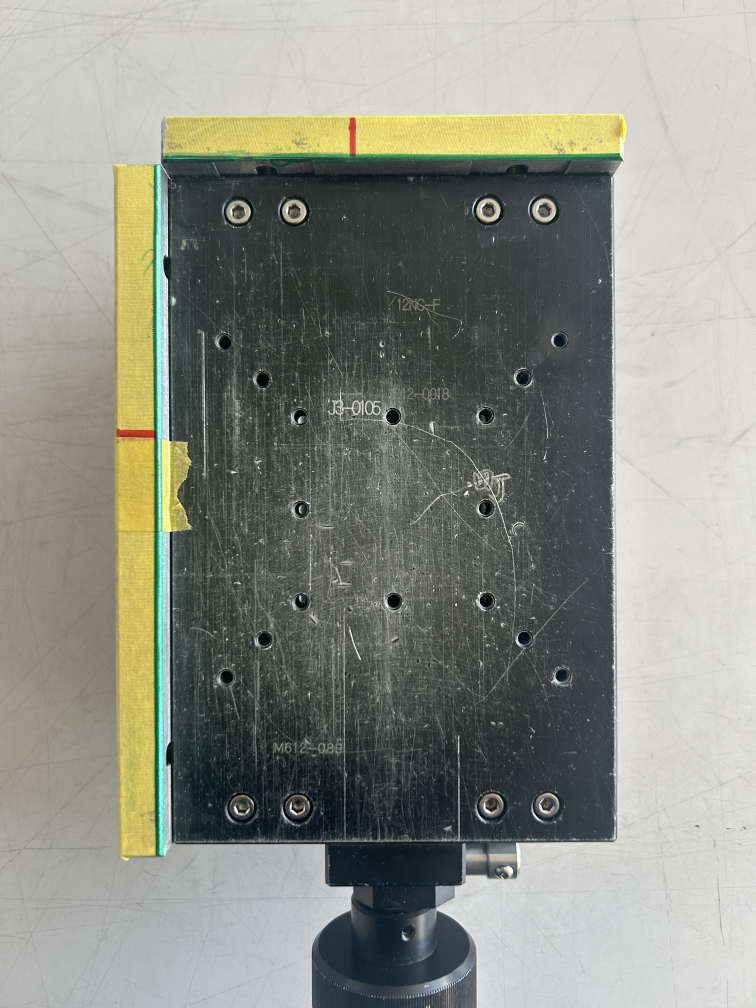
#> input picture Testbed8.jpg, 3024 x 4032 px, found by its file name (shown at 1/4 size)
$ python greenLineTest.py
#> lines starting #> are read from the running program, lines starting #| are printed output that depends on the picture; after the words box and inside, x2 and y2 are one past the last pixel; in counts of white or black regions, pixels touching at a corner belong together
import cv2
import numpy as np

image = cv2.imread("testbed8.jpg")
#> image is the input picture: shape (4032, 3024, 3); mean B, G, R 134.9, 143.3, 141.2
height = image.shape[0]
width = image.shape[1]
height_coefficient = height/700
width_coefficient = width/500

output_image = cv2.resize(image,(int(width/width_coefficient),int(height/height_coefficient)))
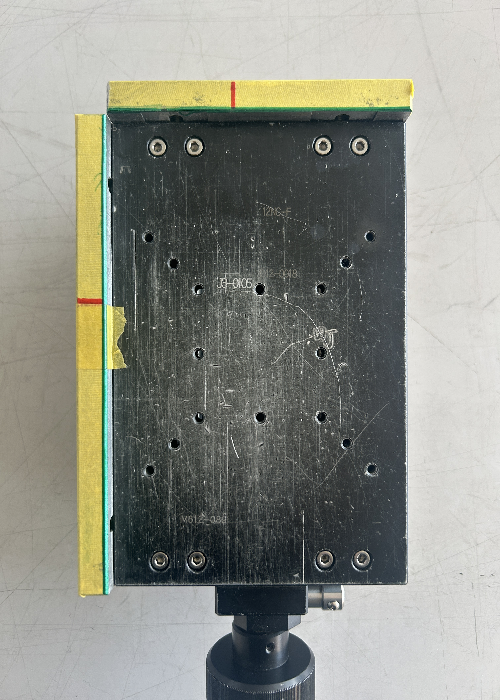
#> output_image: shape (700, 500, 3); mean B, G, R 134.8, 143.2, 141
hsv = cv2.cvtColor(image, cv2.COLOR_BGR2HSV)
#> hsv: shape (4032, 3024, 3); mean H, S, V 55, 29.7, 145.9
resize_hsv = cv2.resize(hsv,(int(width/width_coefficient),int(height/height_coefficient)))
#> resize_hsv: shape (700, 500, 3); mean H, S, V 55, 29.6, 145.8

# 緑色の範囲を指定
lower_green = np.array([30, 64, 0])  # 下限
upper_green = np.array([90, 255, 255])  # 上限

mask = cv2.inRange(hsv, lower_green, upper_green)
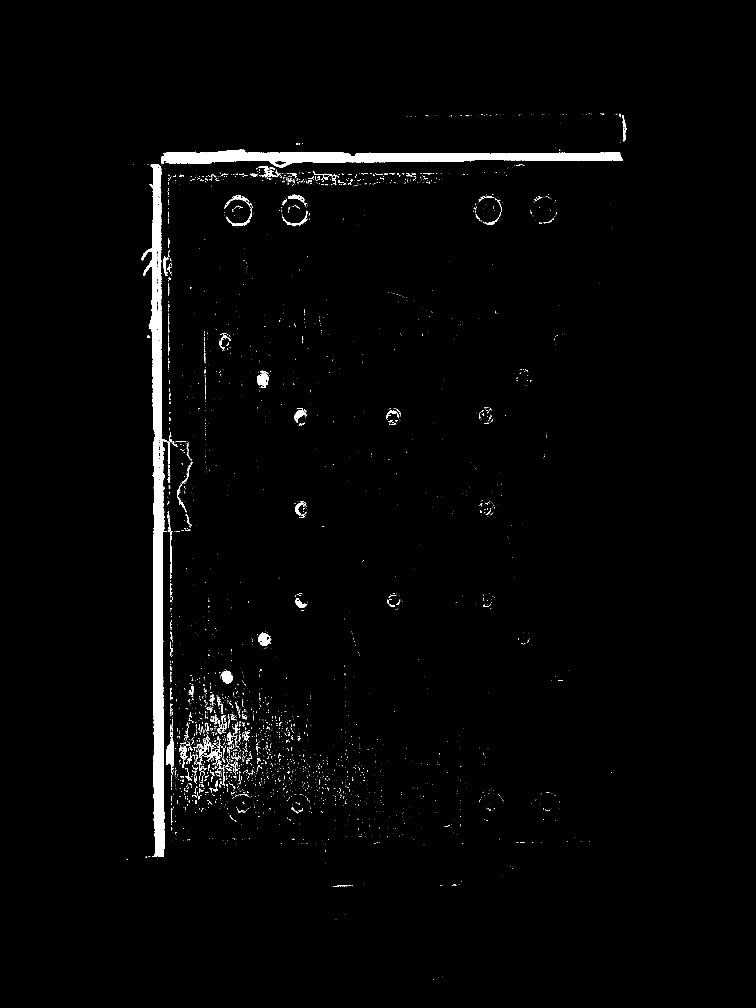
#> mask: shape (4032, 3024) (shown at 1/4 size); 1.8% white; 4287 white regions (3865 under 20 px), largest, box (x1, y1, x2, y2) and area: (567, 657, 671, 3428) 100112, (645, 599, 2491, 670) 63140, (665, 2927, 696, 3093) 2608
masked_img = cv2.bitwise_and(image,image,mask=mask)
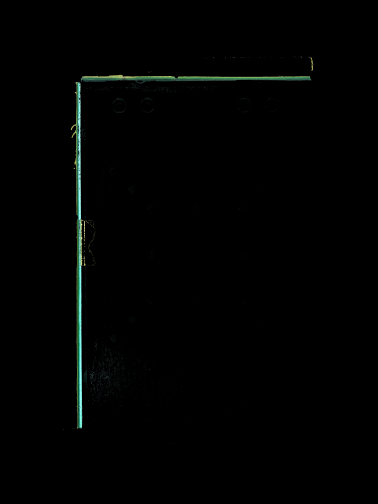
#> masked_img: shape (4032, 3024, 3) (shown at 1/8 size); mean B, G, R 1.8, 2.3, 1.4
resize_mask = cv2.resize(masked_img,(int(width/width_coefficient),int(height/height_coefficient)))
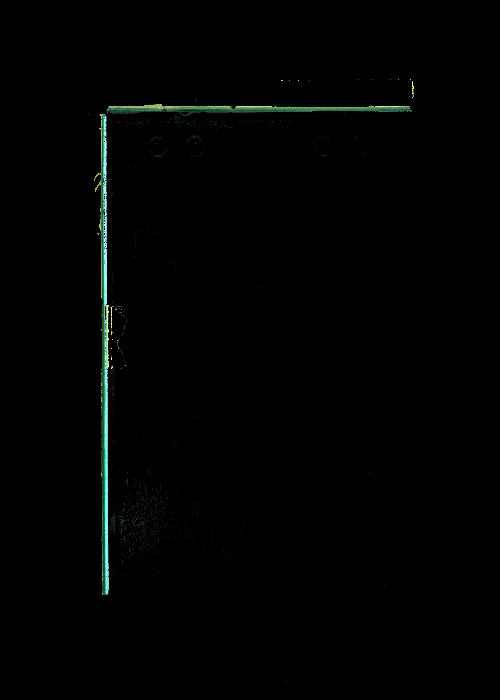
#> resize_mask: shape (700, 500, 3); mean B, G, R 1.8, 2.3, 1.3

# エッジ検出 (Canny)
edges = cv2.Canny(masked_img, 150, 300)
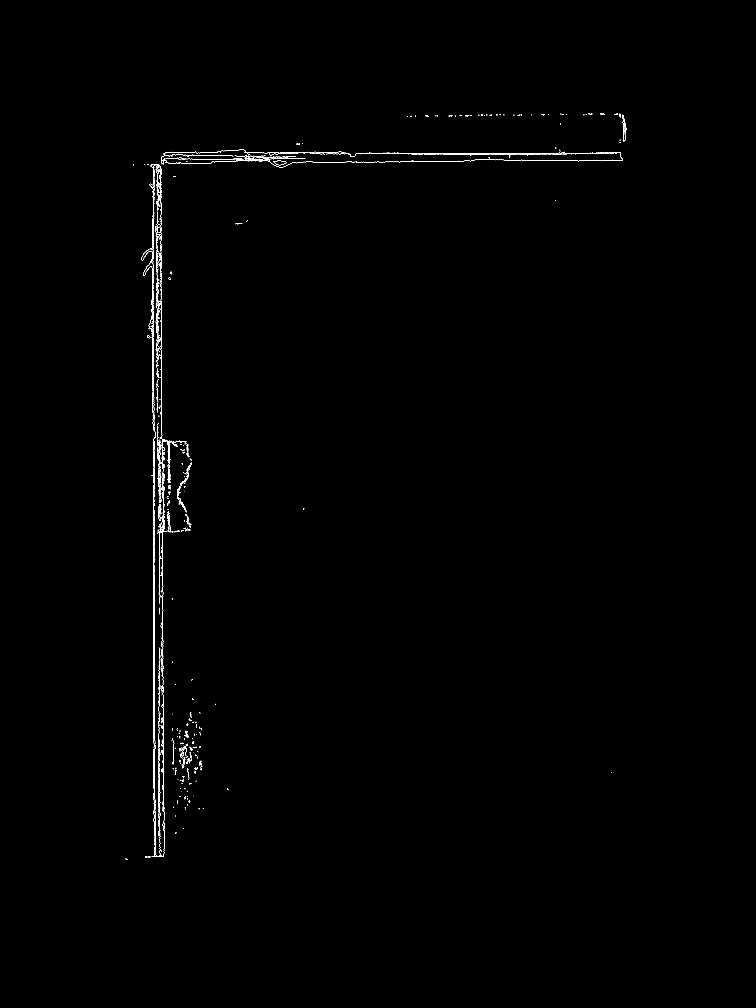
#> edges: shape (4032, 3024) (shown at 1/4 size); 0.24% white in thin lines or dots, all inside (x1, y1, x2, y2) = (502, 454, 2505, 3440)
resize_edges = cv2.resize(edges,(int(width/width_coefficient),int(height/height_coefficient)))

lines = cv2.HoughLinesP(edges, 1, np.pi / 180,threshold=50, minLineLength=50, maxLineGap=100)
#> lines = 167 rows, first 6: [613, 1903, 613, 1199], [652, 3323, 652, 2562], [615, 2136, 615, 1457], [614, 1577, 614, 1246], [635, 1422, 635, 1055], [1129, 614, 2480, 614]

width_x = []
width_y1 = []
height_x1 = []
height_y = []
width_y2 = []
height_x2 = []
if lines is not None:
    for line in lines:
        x1, y1, x2, y2 = line[0]  # 始点と終点の座標
        x_range = abs(x2-x1)
        y_range = abs(y2-y1)

        if x_range > 100 :
            print(f'xmax:{x_range}')
            width_x.append(x1)
            width_x.append(x2)
            width_y1.append(y1)
            width_y2.append(y2)
        elif y_range > 100 :
            print(f'ymax:{y_range}')
            height_x1.append(x1)
            height_x2.append(x2)
            height_y.append(y1)
            height_y.append(y2)
#> this loop made 167 passes
#> (x1, y1, x2, y2, x_range, y_range) on passes 1 to 3: (613, 1903, 613, 1199, 0, 704), (652, 3323, 652, 2562, 0, 761), (615, 2136, 615, 1457, 0, 679)
#> (printed output is left out)
#> after the loop, height_x1 = 99 values, max 2489 at index 91, min 607 at index 95, mean 676.7; height_x2 = 99 values, max 2496 at index 91, min 607 at index 95, mean 678.4; height_y = 198 values, max 3428 at index 108, min 460 at index 182, mean 2076.3; width_x = 104 values, max 2490 at index 57, min 533 at index 50, mean 1418.3; width_y1 = 52 values, max 658 at index 25, min 465 at index 45, mean 620; width_y2 = 52 values, max 654 at index 51, min 454 at index 33, mean 619.9

#横線を描画
width_max_x = np.max(width_x)
#> width_max_x = 2490
width_min_x = np.min(width_x)
#> width_min_x = 533
width_mean_y1 = np.median(width_y1)
#> width_mean_y1 = 627
width_mean_y2 = np.median(width_y2)
#> width_mean_y2 = 630.5
output_x1 = int(width_min_x/width_coefficient)
#> output_x1 = 88
output_y1 = int(width_mean_y1/height_coefficient)
#> output_y1 = 108
output_x2 = int(width_max_x/width_coefficient)
#> output_x2 = 411
output_y2 = int(width_mean_y2/height_coefficient)
#> output_y2 = 109
print(f"Line detected: Start ({output_x1}, {output_y1}), End ({output_x2}, {output_y2})")
#| Line detected: Start (88, 108), End (411, 109)
# 線を描画
cv2.line(output_image, (output_x1,output_y1), (output_x2,output_y2), (0, 255, 0), 2)

#縦線を描画
height_max_y = np.max(height_y)
#> height_max_y = 3428
height_min_y = np.min(height_y)
#> height_min_y = 460
height_mean_x1 = np.median(height_x1)
#> height_mean_x1 = 642
height_mean_x2 = np.median(height_x2)
#> height_mean_x2 = 644
output_x1 = int(height_mean_x1/width_coefficient)
#> output_x1 = 106
output_y1 = int(height_min_y/height_coefficient)
#> output_y1 = 79
output_x2 = int(height_mean_x2/width_coefficient)
#> output_x2 = 106
output_y2 = int(height_max_y/height_coefficient)
#> output_y2 = 595
print(f"Line detected: Start ({output_x1}, {output_y1}), End ({output_x2}, {output_y2})")
#| Line detected: Start (106, 79), End (106, 595)
# 線を描画
cv2.line(output_image, (output_x1,output_y1), (output_x2,output_y2), (0, 255, 0), 2)
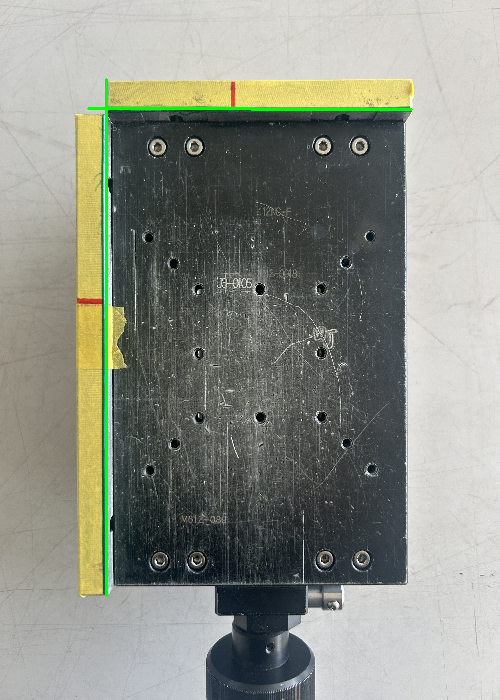
#> output_image: shape (700, 500, 3); mean B, G, R 133.6, 143.7, 140.2

# 結果を表示
#cv2.imshow("resize mask", resize_mask)
#cv2.imshow("resize hsv", resize_hsv)
#cv2.imshow("resize Lines", masked_img)
cv2.imshow("Detected Lines", output_image)
cv2.imshow("Edge Lines", resize_edges)
cv2.waitKey(0)
cv2.destroyAllWindows()

$ run again, with Testbed10.jpg copied over Testbed8.jpg
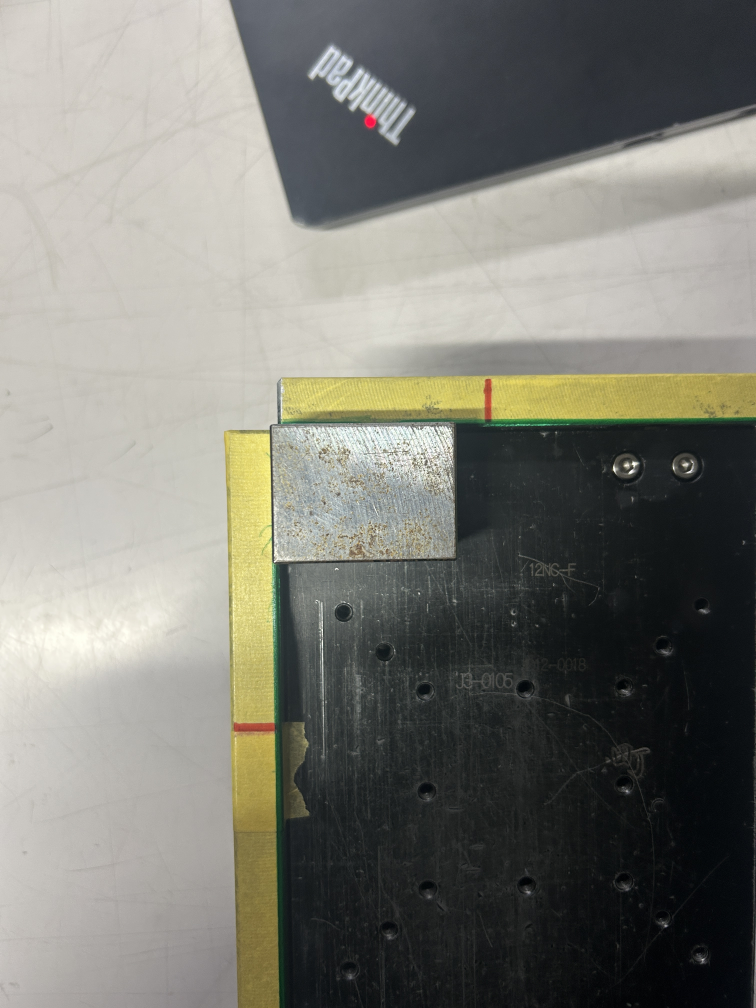
#> input picture Testbed10.jpg, 3024 x 4032 px, found by its file name (shown at 1/4 size)
#> image is the input picture: shape (4032, 3024, 3); mean B, G, R 116.8, 124.2, 124.4
#> hsv: shape (4032, 3024, 3); mean H, S, V 55.6, 34.5, 127.5
#> resize_hsv: shape (700, 500, 3); mean H, S, V 55.6, 34.4, 127.3
#> `mask = cv2.inRange(hsv, lower_green, upper_green)`:
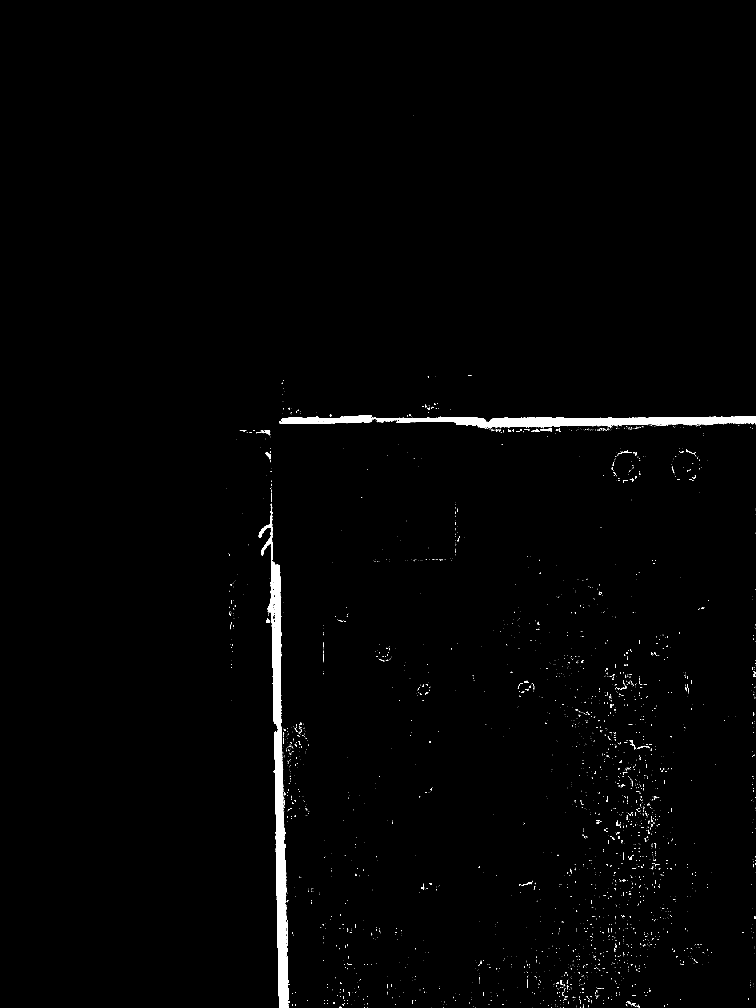
#> mask: shape (4032, 3024) (shown at 1/4 size); 1.1% white; 3754 white regions (3567 under 20 px), largest, box (x1, y1, x2, y2) and area: (1035, 2015, 1158, 4032) 61904, (1116, 1660, 3024, 1711) 48427, (1045, 1720, 1081, 1742) 310
#> edges: shape (4032, 3024); 0.12% white in thin lines or dots, all inside (x1, y1, x2, y2) = (906, 1502, 3024, 4032)
#> lines = 81 rows, first 6: [1081, 2088, 1115, 4031], [1078, 1722, 1106, 3343], [1503, 1672, 1706, 1672], [2333, 1675, 2956, 1665], [2345, 1676, 3023, 1664], [1123, 2904, 1123, 2316]
#> the loop `for line in lines:` made 81 passes
#> (x1, y1, x2, y2, x_range, y_range) on passes 1 to 8: (1081, 2088, 1115, 4031, 34, 1943), (1078, 1722, 1106, 3343, 28, 1621), (1503, 1672, 1706, 1672, 203, 0), (2333, 1675, 2956, 1665, 623, 10), (2345, 1676, 3023, 1664, 678, 12), (1123, 2904, 1123, 2316, 0, 588), (1080, 1736, 1098, 2784, 18, 1048), (2455, 1672, 2671, 1669, 216, 3)
#> (printed output is left out)
#> after the loop `for line in lines:`: height_x1 = 28 values, max 1131 at index 13, min 1060 at index 25, mean 1096.8; height_x2 = 28 values, max 1134 at index 13, min 1072 at index 25, mean 1106; height_y = 56 values, max 4031 at index 1, min 1520 at index 27, mean 2524.8; width_x = 90 values, max 3023 at index 5, min 1115 at index 60, mean 1893.3; width_y1 = 45 values, max 1709 at index 11, min 1668 at index 32, mean 1684.6; width_y2 = 45 values, max 1707 at index 28, min 1659 at index 30, mean 1681.6
#> width_max_x = 3023
#> width_min_x = 1115
#> width_mean_y1 = 1682
#> width_mean_y2 = 1680
#> `output_x1 = int(width_min_x/width_coefficient)`: output_x1 = 184
#> `output_y1 = int(width_mean_y1/height_coefficient)`: output_y1 = 292
#> `output_x2 = int(width_max_x/width_coefficient)`: output_x2 = 499
#> `output_y2 = int(width_mean_y2/height_coefficient)`: output_y2 = 291
#| Line detected: Start (184, 292), End (499, 291)
#> height_max_y = 4031
#> height_min_y = 1520
#> height_mean_x1 = 1094
#> height_mean_x2 = 1105
#> `output_x1 = int(height_mean_x1/width_coefficient)`: output_x1 = 180
#> `output_y1 = int(height_min_y/height_coefficient)`: output_y1 = 263
#> `output_x2 = int(height_mean_x2/width_coefficient)`: output_x2 = 182
#> `output_y2 = int(height_max_y/height_coefficient)`: output_y2 = 699
#| Line detected: Start (180, 263), End (182, 699)
#> `cv2.line(output_image, (output_x1,output_y1), (output_x2,output_y2), (..`:
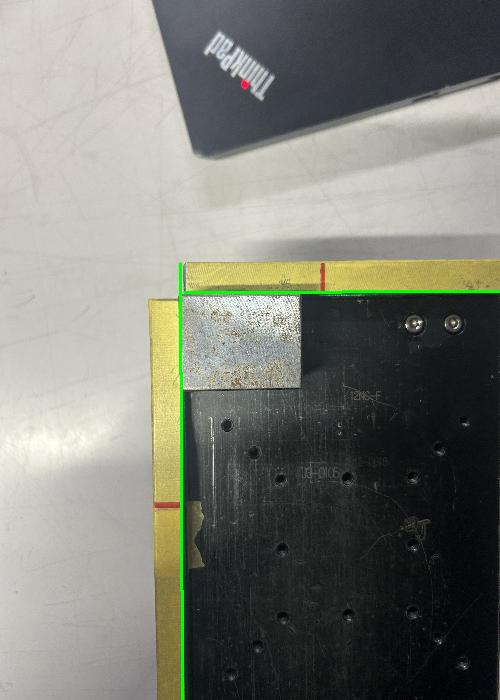
#> output_image: shape (700, 500, 3); mean B, G, R 116.1, 124.9, 123.6
